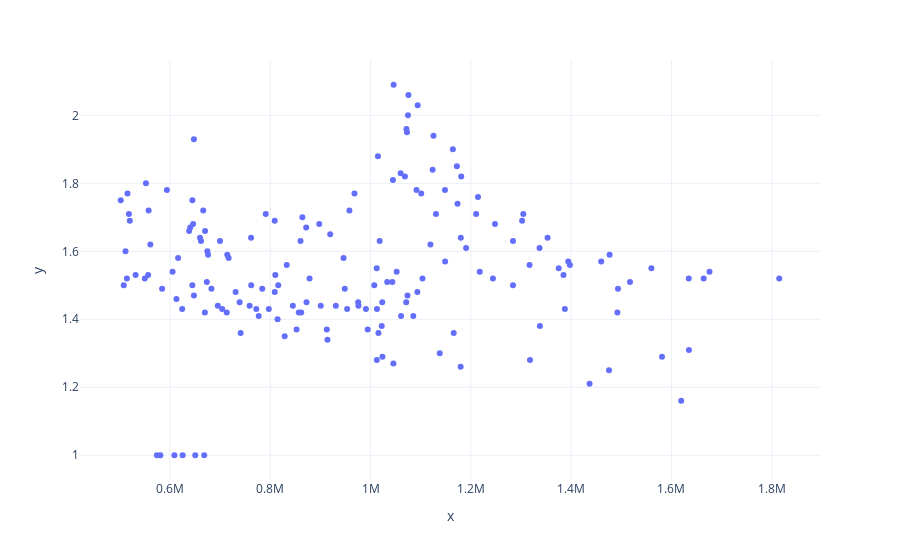

Notebook code cell kept with this figure:
### Code cell
px.scatter(
    y=_df.average_price,
    x=_df.total_volume
    #x=_df.date,
)

### Figure 1 — Plotly figure (JSON) as saved in the notebook; plotly's stock layout.template omitted (floating-point values rounded to 4 significant figures; data arrays with more than 128 entries replaced by an {"elided": "..."} marker saying what was removed)
{"data": [{"hovertemplate": "x=%{x}<br>y=%{y}<extra></extra>", "legendgroup": "", "marker": {"color": "#636efa", "symbol": "circle"}, "mode": "markers", "name": "", "orientation": "v", "showlegend": false, "type": "scatter", "x": {"elided": "169 float values"}, "xaxis": "x", "y": {"elided": "169 float values"}, "yaxis": "y"}], "layout": {"legend": {"tracegroupgap": 0}, "margin": {"t": 60}, "xaxis": {"anchor": "y", "domain": [0, 1], "title": {"text": "x"}}, "yaxis": {"anchor": "x", "domain": [0, 1], "title": {"text": "y"}}}}
